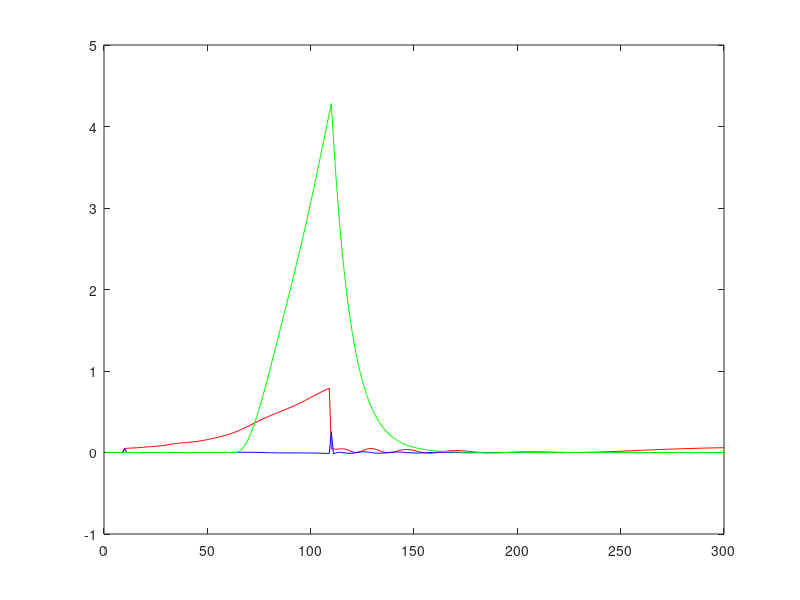
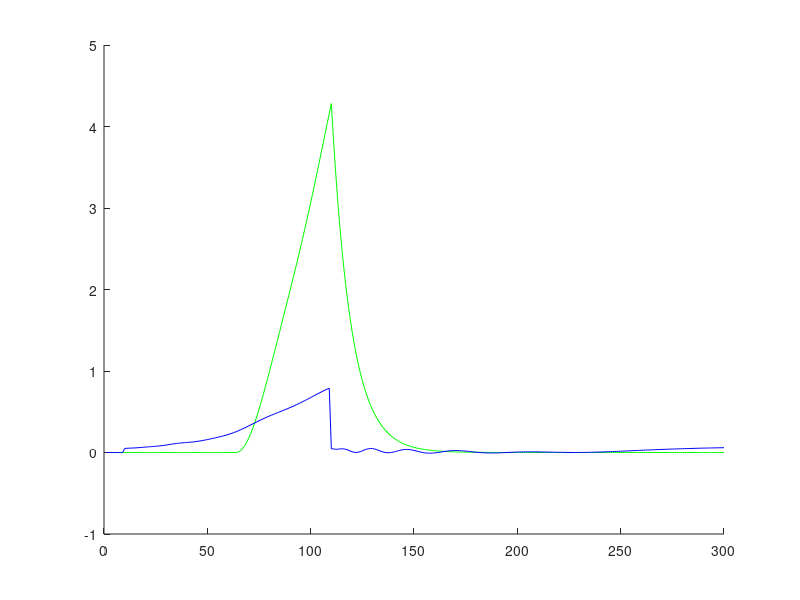

MATLAB code to generate these figures, in order:
%% Simple Code for CSC/PR/MS TD Model with Actions.
% EAL 11/03/11
% Last updated: 04/25/12
% Does blocking and/or overshadowing. For L&B special issue.

%% Model Parameters
numms = 6;          %Number of microstimuli per stimulus
numstimuli = 3;     %Number of stimuli, including the reward/US
alpha = 0.05;       %Step-size
decay = 0.985;      %Memory Trace decay rate
gamma = 0.97;       %Discount factor
lambda = 0.95;      %Eligibility trace decay rate
sigma = 0.08;       %Microstimulus width
theta = 0.25;       %Action Threshold
upsilon = 0.9;      %Action Decay
presence = 0.2;     %Presence microstimulus level

%% Experiment Code:
% CS2 is used for Overshadowing and Blocking

stimulustime(1) = 10;           %Conditioned Stimulus (CS) time
rewardt = 110;                   %Reward Time
stimulustime(2) = rewardt;       %Unconditioned Stimulus (US) time
stimulustime(3) = 310;            %Conditioned Stimulus 2 (CS) time
stimulusduration (1) = rewardt - stimulustime (1) -1;
stimulusduration (2) = 1;
stimulusduration (3) = rewardt - stimulustime (3) -1;
numtrials = 200;                 %Last 3 trials are different probes    
numtimesteps = 300;
delay = true;                    %redundant
stimrep = 3;                     %Current code does not allow for mixed representations
%1 = CSC; 2 = Pres; 3 = MS
if stimrep == 1 %CSC             %Ensures that vectors are big enough to store data
    numms = numtimesteps-1;
end

%% Initialize Data Vectors:
x = zeros(1, (numms + 1)*numstimuli);       %Stimulus representation
w = zeros(1, (numms + 1)*numstimuli);       %Weight vector
e = zeros(1, (numms + 1)*numstimuli);       %Eligibility Traces
delta = zeros (numtrials, numtimesteps);    %TD Errors
value = zeros (numtrials, numtimesteps);    %Value functions
action = zeros (numtrials, numtimesteps);   %Response Levels
ms = zeros (numtimesteps, numms);           %Microstimulus levels
%maxaction = zeros (1, numtrials);           

%% Microstimulus Generation (NIPS2009 Version)
trace = 1;
for timestep = 1:numtimesteps
    for micro = 1:numms
        ms (timestep, micro) = ((1/sqrt(2*pi))*exp(-((trace-(micro/numms))^2)/(2*(sigma^2))));
        %ms (timestep, micro) = trace * ((1/sqrt(2*pi))*exp(-((trace-(micro/numms))^2)/(2*(sigma^2))));
    end
    trace = trace * decay;
end


%% Run Simuluation:
for trial = 1:numtrials
    oldvalue = 0;               % Reset on every trial
    %oldreward = 0;
    oldaction = 0;
    e = zeros(1, (numms + 1)*numstimuli);
    triallen = numtimesteps;
    
     %% Blocking Design (Cue Competition Set):
%     if trial < 201
%        stimulustime(3) = numtimesteps + 1; 
%     else
%        stimulustime(3) = 85;
%        stimulustime(1) = 85;
%        stimulusduration (1) = rewardt - stimulustime (1) -1;
%        stimulusduration (3) = rewardt - stimulustime (3) -1;
%     end
    
    rewardtime = rewardt;
    stimulustime(2) = rewardt;
    
    %% Intermingled Probes (Timing Set):
%     if mod (trial, 5) == 0
%         rewardtime = 500;
%         stimulustime(2) = rewardtime;
%         stimulusduration (1) = ((rewardt - stimulustime (1) -1) * 2);
%     else
%         stimulusduration (1) = rewardt - stimulustime (1) -1;
%     end
    
%     %% Probe Trials at End:
%     %Logic of this if statement is backward, but it works.
%     if trial == numtrials  % Last AB-
%          figure
%          rewardtime = numtimesteps + 1;
%          stimulustime(2) = numtimesteps + 1;  %No US
%          stimulustime(3) = 85;                %Bring Back CSB
%          alpha = 0;  
%     elseif trial == (numtrials - 1) %2nd to last: A-
%          figure
%          rewardtime = numtimesteps + 1;
%          stimulustime(2) = numtimesteps + 1;  %No US
%          stimulustime(1) = 210;                %Bring Back CSA
%          stimulustime(3) = numtimesteps + 1;  %No CSB
%          alpha = 0;  
%     elseif trial == (numtrials - 2) %3rd to last: B- 
%          figure
%          rewardtime = numtimesteps + 1;
%          stimulustime(2) = numtimesteps + 1;  %No US
%          stimulustime(1) = numtimesteps + 1;  %No CSA
%          alpha = 0;                           %No Learning  
%     end
    
    %% Shift probe (not used in current version of paper)
    %if trial == numtrials
    %    stimulustime (3) = stimulustime (3) - 20;
    %end
    %    stimulustime(2) = rewardtime;
    
    for timestep = 1:triallen
        if (timestep == rewardtime)
        %if (timestep > 59) && (timestep < 65) %for multi-step US (unused)
            reward = 1;
        else 
            reward = 0;
        end
        %% Create the Stimulus Representation
        %% CSC Code:
        if stimrep == 1
            x = zeros(1, (numms + 1)*numstimuli);
            for stimulus = 1:numstimuli
                if timestep >= stimulustime (stimulus) 
                    x ((stimulus-1)*numtimesteps + (timestep-stimulustime (stimulus))+1) = 1;                    
                end
            end
        elseif stimrep == 2
        %% Presence microstimulus:
            for stimulus = 1:numstimuli
                if and(timestep <= (stimulustime(stimulus) + stimulusduration(stimulus)), and((timestep >= stimulustime(stimulus)), delay))
                    x (numstimuli * numms + stimulus) = presence;
                else
                    x (numstimuli * numms + stimulus) = 0;
                end
            end
        elseif stimrep == 3
        %% MS Code:
            %Hybird Representation (unused)
%             for stimulus = 1:numstimuli
%                 if and(timestep <= (stimulustime(stimulus) + stimulusduration(stimulus)), and((timestep >= stimulustime(stimulus)), delay))
%                     x (numstimuli * numms + stimulus) = presence;
%                 else
%                     x (numstimuli * numms + stimulus) = 0;
%                 end
%             end
            for stimulus = 1:numstimuli
                if (timestep >= stimulustime(stimulus))
                    %noise = rand*0.02 -.01; (unused)
                    noise = 0;
                    x ((stimulus-1)*numms +1:(stimulus-1)*numms +numms) = ms (timestep-stimulustime(stimulus)+1,:) + noise;     
                else
                    x ((stimulus-1)*numms +1:(stimulus-1)*numms +numms) = 0;
                    x (numstimuli * numms + stimulus) = 0;
                end
            end
        end
        %% Value Calculation
 
        %if any(x(numstimuli*numms+1:end) ~= 0)
            %fprintf('trial is: %d, x is: %s\n', num2str(x))
            fprintf('trial is: %d, x is: %s\n', trial, num2str(x(numstimuli*numms+1:end)));
        %end
        
        value (trial, timestep) = dot(x,w);
        
        %% Action Selection:
        action (trial, timestep) = upsilon * oldaction + max (0, oldvalue - theta);
        oldaction = action (trial, timestep);
        
        %% Learning Algorithm:
        delta (trial, timestep) = reward + (gamma * value (trial, timestep)) - oldvalue; %TD Learning
       
        w = w + (alpha * delta (trial, timestep) * e);
        e = x + (gamma * lambda * e);
        oldvalue = dot(x,w); % Or oldvalue = value. Difference in which weights are used.
        %oldreward = reward;
    end
    %% Real-time plotting:
%     maxaction(k) = max(max(action));
    plot(value (trial, :), 'r');
    hold on;
    plot(delta (trial, :), 'b');
    plot(action (trial, :), 'g');
    hold off;
    drawnow;
end

%% Extract Data for Cue Competition Set
probetrialab(stimrep, :) = action(numtrials, :);
probetriala(stimrep, :) = action(numtrials-1, :);
probetrialb(stimrep, :) = action(numtrials-2, :);

%% Extract Data for Timing Set
%probetrial(stimrep, :) = action(numtrials, :);
%probeaction = action(5:5:500,:);
%[maxaction(stimrep,:) peaktime(stimrep, :)] = max(probeaction');

%% Comparison Figure
 figure
% plot(action(numtrials-2,:), 'r');
 hold on;
% plot(action(numtrials-1,:), 'b');
 plot(action(numtrials,:), 'g');
 plot(value(numtrials,:), 'b');
 hold off;
